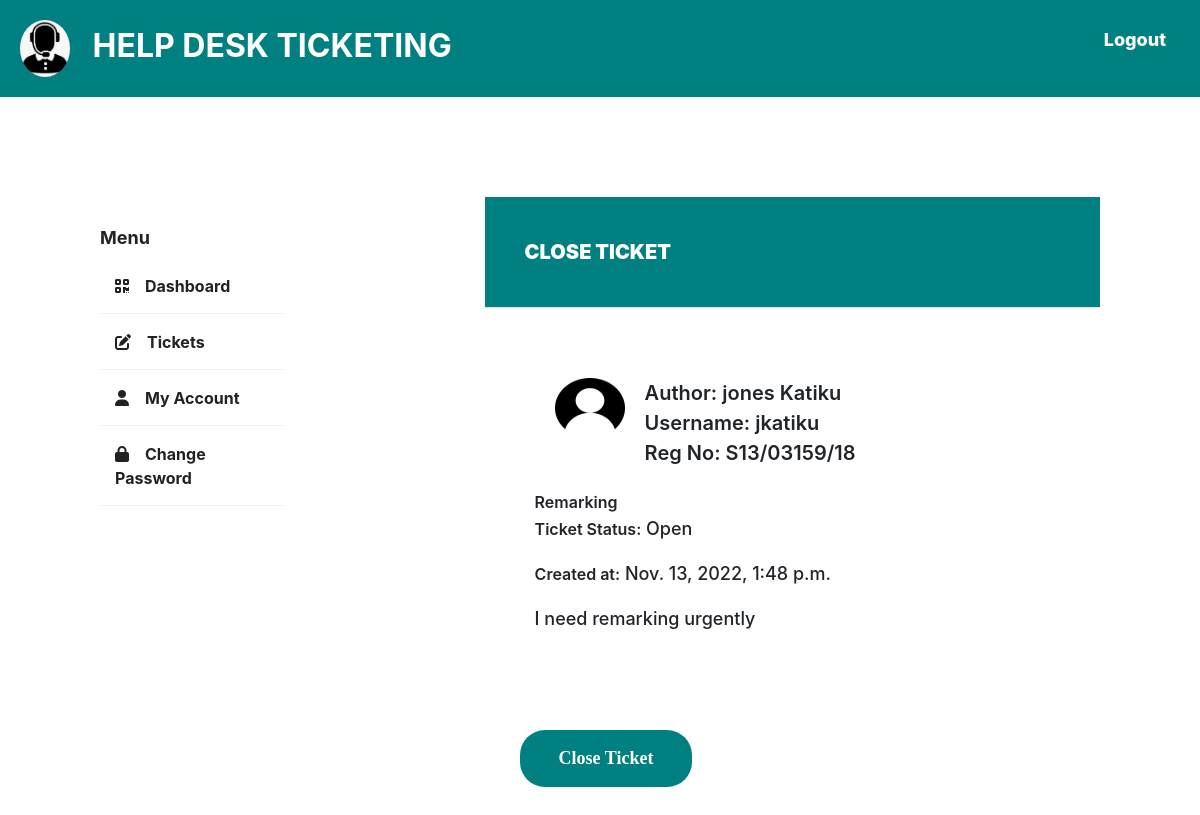
/helpdesk/close-ticket/13/, run on the app's committed database.
### base/models.py (models this page shows, shortened)
class Ticket(models.Model):
    ticket_id = models.AutoField(primary_key=True)
    created_by = models.ForeignKey(
        StudentProfile, on_delete=models.CASCADE, null=True, related_name='created_by')
    closed_by = models.ForeignKey(
        OfficerProfile, on_delete=models.CASCADE, null=True)
    ticket_name = models.CharField(max_length=200, blank=True)
    ticket_type = models.CharField(max_length=200, blank=True)
    ticket_description = models.TextField(max_length=200, blank=True)
    StatusChoices = [
        ('InProgress', 'InProgress'),
        ('Open', 'Open'),
        ('Closed', 'Closed'),
        ('Deferred', 'Deferred'),
    ]
    ticket_status = models.CharField(max_length=200, choices=StatusChoices,
                                     default='Open', blank=True)
    reg_no = models.CharField(max_length=200, blank=False, null=True)
    created_at = models.DateTimeField(default=datetime.now, blank=True)
    updated_at = models.DateTimeField(default=datetime.now, blank=True)
    class Meta:
        ordering = ['-created_at']

class StudentProfile(models.Model):
    user = models.OneToOneField(
        Users, on_delete=models.CASCADE, related_name='student_set')
    student_id = models.AutoField(primary_key=True)

class Users(AbstractUser):
    class Role(models.TextChoices):
        ADMIN = "ADMIN", "Admin"
        STUDENT = "STUDENT", "Student"
        OFFICER = "OFFICER", "Officer"
    role = models.CharField(
        max_length=50, choices=Role.choices, default='STUDENT')
    tracker = FieldTracker()

### base/views.py (the view, shortened to what this page needs)
# urls.py: path('close-ticket/<int:pk>/', views.close_ticket, name='close-ticket'),
def close_ticket(request, pk):
    ticket = Ticket.objects.get(ticket_id=pk)
    context = {
        "tickets": ticket
    }
    return render(request, 'officer/close_ticket.html', context)

### templates/officer/close_ticket.html (shortened to what this page needs)
{% extends 'portal.html'%}
{% load static %}
{% block content %}
<div class="wrapper">
    <div class="sidebar">
        <h4>Menu</h4>
        <ul>
            <li><a href="{% url 'officer-dashboard'%}"><i class="fa-solid fa-qrcode"></i>Dashboard</a></li>
            <li><a href="{% url 'officer-tickets'%}"><i class="fa-solid fa-pen-to-square"></i>Tickets</a></li>
            <li><a href="{% url 'officer-account'%}"><i class="fa-solid fa-user"></i>My Account</a></li>
            <li><a href="{% url 'officer-change-password'%}"><i class="fa-solid fa-lock"></i>Change Password</a></li>
        </ul>
    </div>
    <div class="main_content">
        <div class="header">CLOSE TICKET</div>
        <div class="view_ticket">
            <div class="user-details">
                <img src="/static/user.png" style="margin: 10px; width:70px; height:60px;">
                <h4 style="margin: 10px;"> Author: {{tickets.created_by.user.first_name}} {{tickets.created_by.user.last_name}}<br>Username: {{tickets.created_by.user.username}}<br>Reg No: {{ tickets.reg_no}}</h4>
            </div>
            <span>{{ tickets.ticket_name}}</span>
            <p><span>Ticket Status:</span> {{tickets.ticket_status}}</p>
            <p><span>Created at:</span> {{tickets.created_at}}</p>
            <p>{{ tickets.ticket_description}}</p>
        </div>
        {% if tickets.ticket_status == "Open" %}
            <div class="form-group form-button" style="margin: 35px;">
                <form action="" method="post" >
                    <input type="submit" name="close" id="signup" class="form-submit" value="Close Ticket" />
                </form>
            </div>
        {% else %}
            <p style="font-weight: 800; margin: 35px;"> Ticket Closed </p>
        {% endif %}
    </div>
</div>
{% endblock content %}

### static/style.css (style rules this page uses)
* { margin: 0; padding: 0; box-sizing: border-box; }
html { font-family: Poppins; font-size: 18px; line-height: 1.8; color: #222; background: #f8f8f8; font-weight: 400; font-family: Poppins; }
a { text-decoration: none; }
input, select, textarea { outline: none; appearance: unset !important; -moz-appearance: unset !important; -webkit-appearance: unset !important; -o-appearance: unset !important; -ms-appearance: unset !important; }
.form-submit { font-weight: 600; display: inline-block; background: teal; color: #fff; border-bottom: none; width: auto; padding: 15px 39px; border-radius: 25px; -moz-border-radius: 25px; -webkit-border-radius: 25px; -o-border-radius: 25px; -ms-border-radius: 25px; margin-top: 25px; cursor: pointer; }
.form-group { position: relative; margin-bottom: 25px; overflow: hidden; font-family: Poppins; }
.form-group:last-child { margin-bottom: 0px; }
input { width: 100%; display: block; border: none; border-bottom: 1px solid #999; padding: 6px 30px; font-family: Poppins; box-sizing: border-box; }
.wrapper { display: flex; position: relative; margin: 100px; }
.wrapper .sidebar { width: 300px; height: 100%; background: #fff; padding: 30px 0px; position: sticky; }
.wrapper .sidebar h4 { color: #222; text-align: left; font-size: 18px; font-weight: 700; }
.wrapper .sidebar ul li { padding: 15px; border-bottom: 1px solid #fff; border-bottom: 1px solid rgba(0, 0, 0, 0.05); border-top: 1px solid rgba(255, 255, 255, 0.05); list-style: none; transition: .4s; }
.wrapper .sidebar ul li a { color: #222; display: block; font-size: 16px; font-weight: 700; }
.sidebar ul a i { margin-right: 16px; }
.wrapper .main_content { width: 100%; margin-left: 200px; }
.wrapper .main_content .header { padding: 40px; background: teal; color: #fff; border-bottom: 1px solid #e0e4e8; border-top: 30px; font-weight: 1000; width: 100%; font-size: 20px; }
.view_ticket { justify-content: center; padding: 20px; margin: 30px; }
.view_ticket span { font-size: 16px; font-weight: 600; line-height: 0.5em; }
.view_ticket p { line-height: 1.5em; font-weight:500 ; }
.view_ticket img { width: 50px; height: 50px; margin: 5px; }
.view_ticket .user-details { display: flex; padding: 10px; }
.view_ticket .user-details h4 { font-size: 20px; font-weight: 600; line-height: 1.5em; margin: 20px; }

### data on the page
Ticket: created_by.user.first_name "jones", created_by.user.last_name "Katiku", created_by.user.username "jkatiku", reg_no "S13/03159/18", ticket_name "Remarking", ticket_status "Open", created_at "Nov. 13, 2022, 1:48 p.m.", ticket_description "I need remarking urgently"
